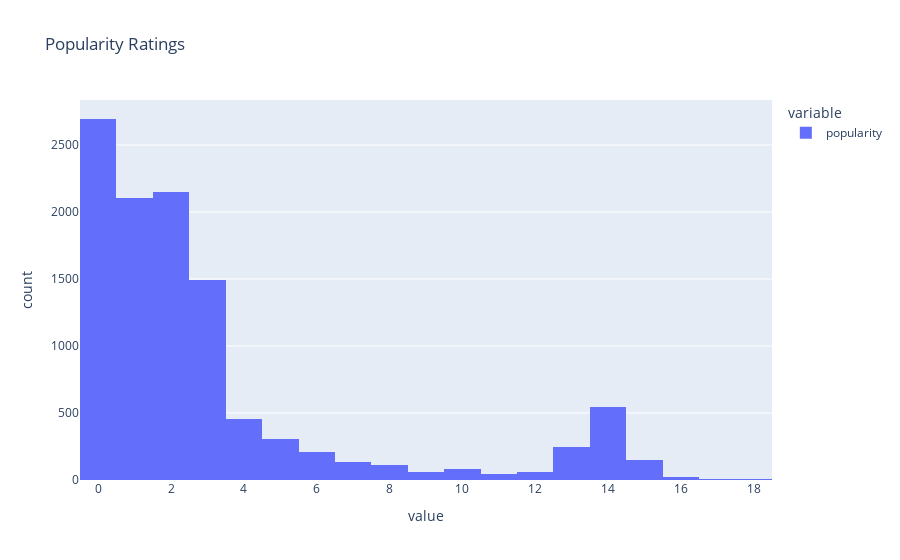

Write notebook code for a chart like this one.
### Code cell
px.histogram(unpopular.popularity, title='Popularity Ratings')

### Figure 1 — Plotly figure (JSON) as saved in the notebook; plotly's stock layout.template omitted (floating-point values rounded to 4 significant figures; data arrays with more than 128 entries replaced by an {"elided": "..."} marker saying what was removed)
{"data": [{"alignmentgroup": "True", "bingroup": "x", "hovertemplate": "variable=popularity<br>value=%{x}<br>count=%{y}<extra></extra>", "legendgroup": "popularity", "marker": {"color": "#636efa", "pattern": {"shape": ""}}, "name": "popularity", "offsetgroup": "popularity", "orientation": "v", "showlegend": true, "type": "histogram", "x": {"elided": "10877 int values"}, "xaxis": "x", "yaxis": "y"}], "layout": {"barmode": "relative", "legend": {"title": {"text": "variable"}, "tracegroupgap": 0}, "title": {"text": "Popularity Ratings"}, "xaxis": {"anchor": "y", "domain": [0, 1], "title": {"text": "value"}}, "yaxis": {"anchor": "x", "domain": [0, 1], "title": {"text": "count"}}}}
